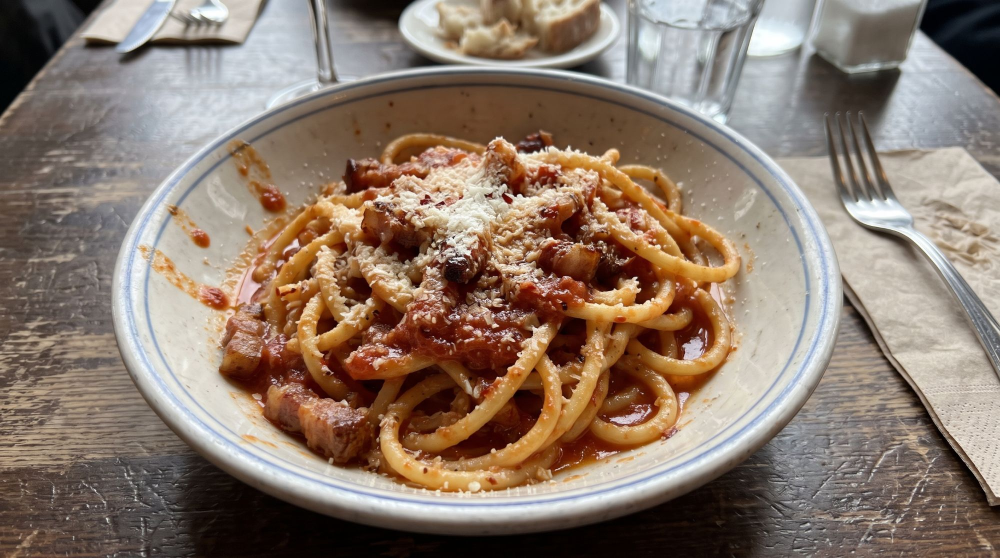
#> input picture assets/food/h-amatriciana-original.jpg, 2000 x 1116 px (shown at 1/2 size); its folder holds 4 pictures in this run
$ python make-images.py
#> lines starting #> are read from the running program, lines starting #| are printed output that depends on the picture
"""Builds the public site's images from the originals in assets/food and the logo.
Usage: python3 site/tools/make-images.py <dist-folder>   (needs Pillow: pip install pillow)
Per recipe: og/<id>.jpg 1200x630 (social previews), 4x3/<id>.webp 1200x900, 1x1/<id>.webp 1080x1080 (Google rich results).
Also icons: favicon.ico, favicon-32.png, apple-touch-icon.png (180), icon-192.png, icon-512.png, logo.png."""
import os, sys, glob
from PIL import Image, ImageDraw

ROOT = os.path.abspath(os.path.join(os.path.dirname(__file__), "..", ".."))
DIST = os.path.abspath(sys.argv[1] if len(sys.argv) > 1 else os.path.join(ROOT, "site", "dist"))
FOOD = os.path.join(ROOT, "assets", "food")
PURPLE = (164, 140, 244)

def crop(im, ratio):
    w, h = im.size
    if w / h > ratio: nw = round(h * ratio); x = (w - nw) // 2; return im.crop((x, 0, x + nw, h))
    nh = round(w / ratio); y = (h - nh) // 2; return im.crop((0, y, w, y + nh))

def recipes():
    for f in sorted(glob.glob(os.path.join(FOOD, "*-original.jpg"))):
        yield os.path.basename(f)[: -len("-original.jpg")], f

def main():
    for sub in ("og", "4x3", "1x1"): os.makedirs(os.path.join(DIST, "img", sub), exist_ok=True)
    n = 0
    for rid, src in recipes():
        im = Image.open(src).convert("RGB")
#> im is the input picture: PIL image 2000x1116 RGB; mean R, G, B 139.6, 121.2, 107.5
        crop(im, 1200 / 630).resize((1200, 630), Image.LANCZOS).save(os.path.join(DIST, "img", "og", rid + ".jpg"), "JPEG", quality=82, optimize=True, progressive=True)
#> in crop, `return im.crop((0, y, w, y + nh))`:
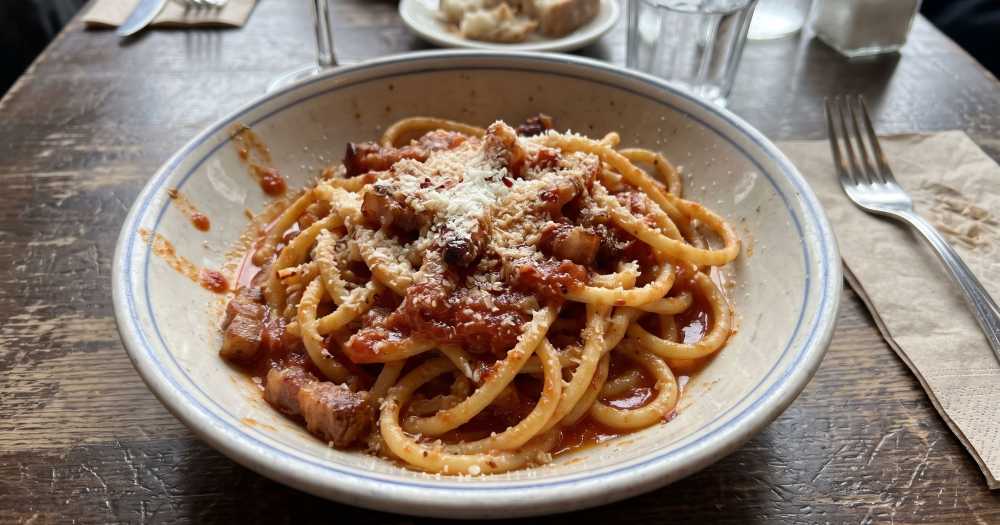
#> returned value: PIL image 2000x1050 RGB (shown at 1/2 size); mean R, G, B 142.5, 123.2, 108.9
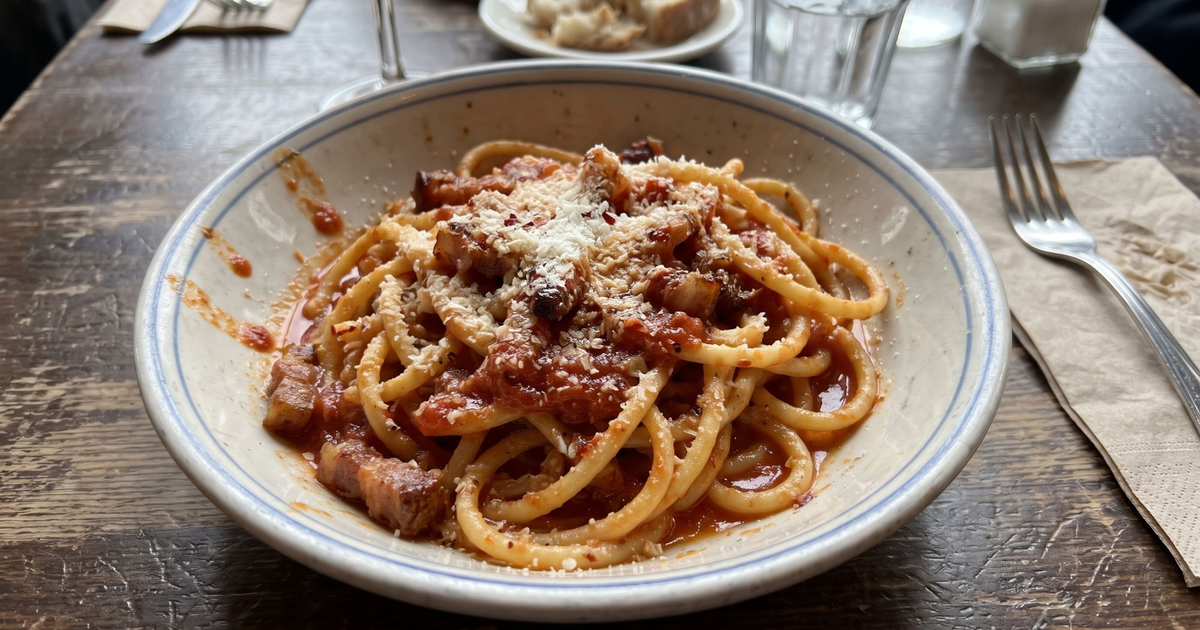
#> saved as h-amatriciana.jpg: PIL image 1200x630 RGB; mean R, G, B 142.5, 123.2, 108.9
        crop(im, 4 / 3).resize((1200, 900), Image.LANCZOS).save(os.path.join(DIST, "img", "4x3", rid + ".webp"), "WEBP", quality=78, method=6)
#> call 2 of crop, with ratio = 1.33
#> in crop (call 2), `return im.crop((x, 0, x + nw, h))`:
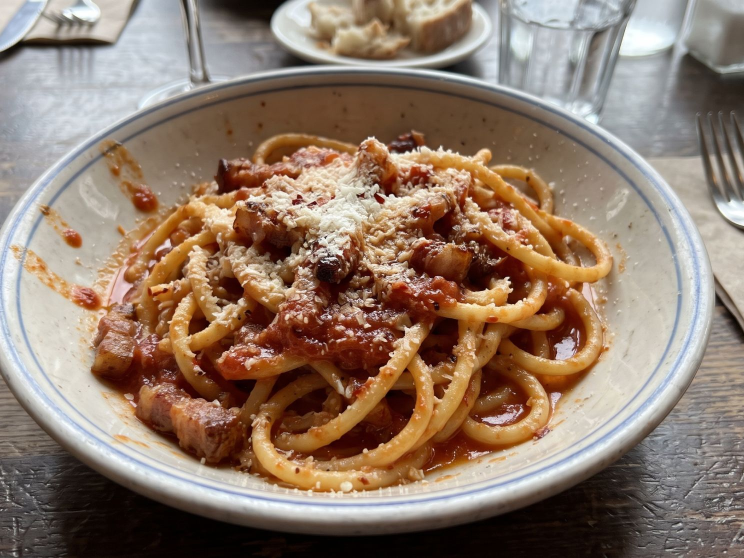
#> returned value: PIL image 1488x1116 RGB (shown at 1/2 size); mean R, G, B 143.4, 121.8, 105.7
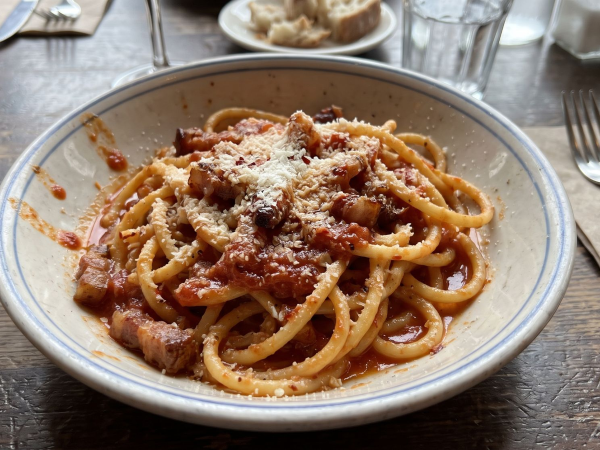
#> saved as h-amatriciana.webp: PIL image 1200x900 RGB (shown at 1/2 size); mean R, G, B 143.4, 121.8, 105.8
        sq = crop(im, 1); s = min(1080, sq.size[0])
#> call 3 of crop, with ratio = 1
#> in crop (call 3), `return im.crop((x, 0, x + nw, h))`:
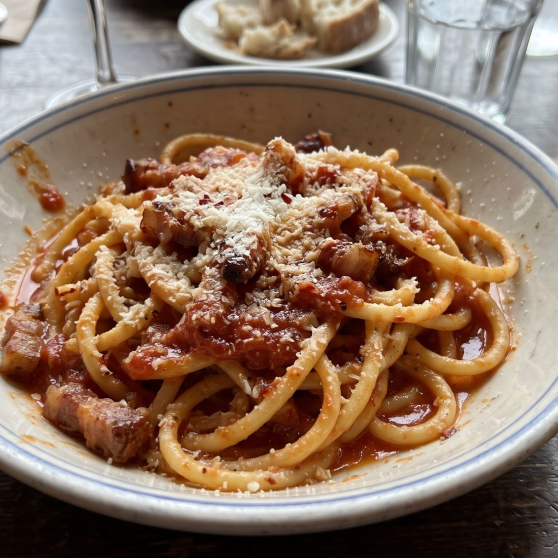
#> returned value: PIL image 1116x1116 RGB (shown at 1/2 size); mean R, G, B 139.9, 112.3, 92.1
#> after `s = min(1080, sq.size[0])`: s = 1080
        sq.resize((s, s), Image.LANCZOS).save(os.path.join(DIST, "img", "1x1", rid + ".webp"), "WEBP", quality=78, method=6)
        n += 1
#> pass 2 of the loop in main, `for rid, src in recipes():`:
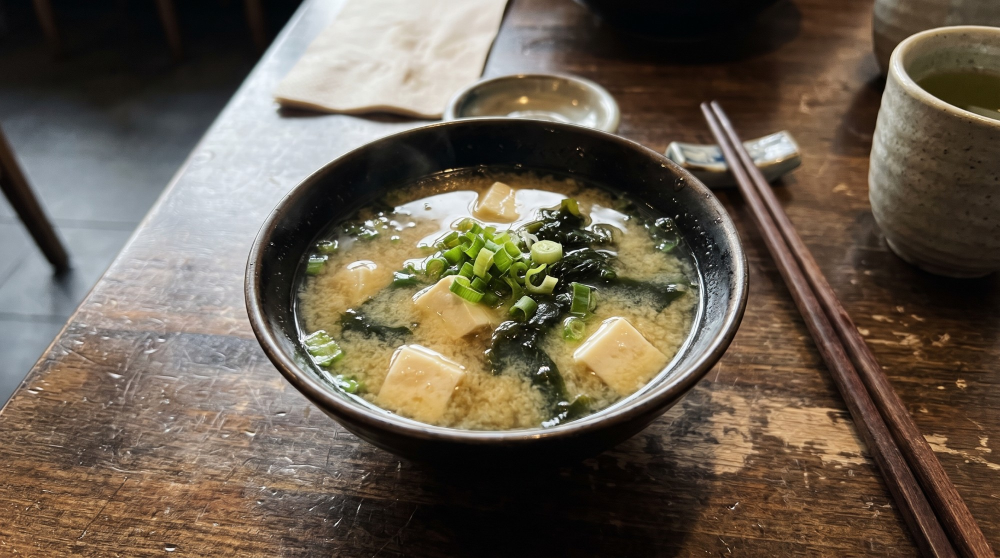
#> input picture assets/food/h-miso-original.jpg, 2000 x 1116 px (shown at 1/2 size)
#> in main, im is the input picture: PIL image 2000x1116 RGB; mean R, G, B 104.1, 92.9, 78.6
#> in main, `crop(im, 4 / 3).resize((1200, 900), Image.LANCZOS).save(os.path.join(D..`:
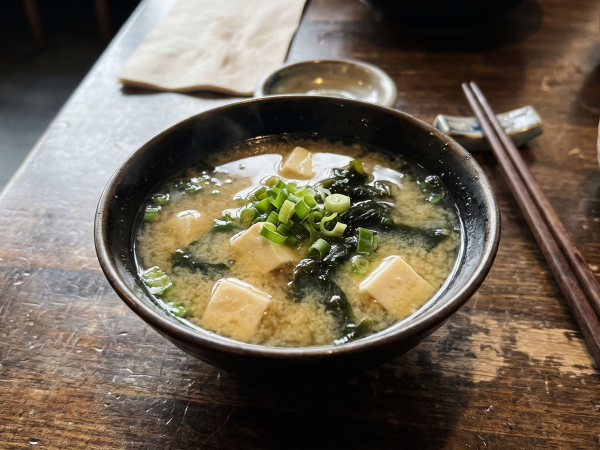
#> saved as h-miso.webp: PIL image 1200x900 RGB (shown at 1/2 size); mean R, G, B 109.3, 98.5, 83
#> in crop (call 6), `return im.crop((x, 0, x + nw, h))`:
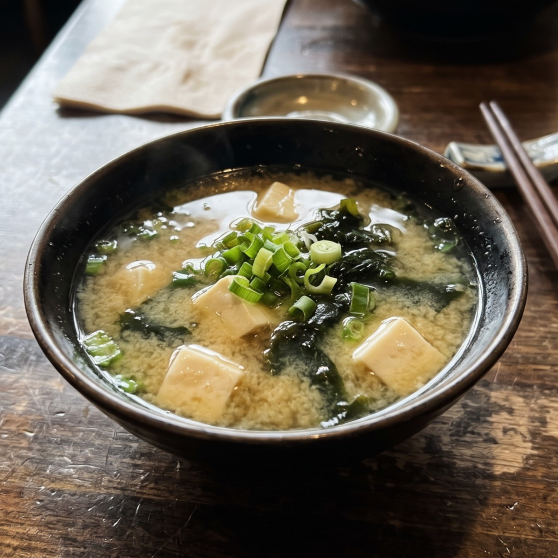
#> returned value: PIL image 1116x1116 RGB (shown at 1/2 size); mean R, G, B 107.5, 99, 82.6
#> pass 3 of the loop in main, `for rid, src in recipes():`:
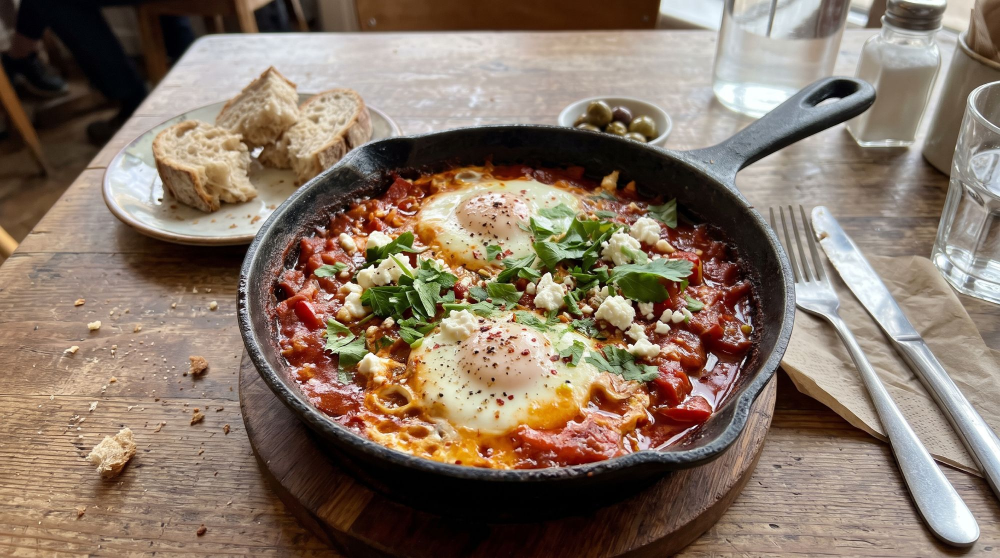
#> input picture assets/food/h-shakshuka-original.jpg, 2000 x 1116 px (shown at 1/2 size)
#> in main, im is the input picture: PIL image 2000x1116 RGB; mean R, G, B 134.4, 116.7, 101.5
#> in main, `crop(im, 4 / 3).resize((1200, 900), Image.LANCZOS).save(os.path.join(D..`:
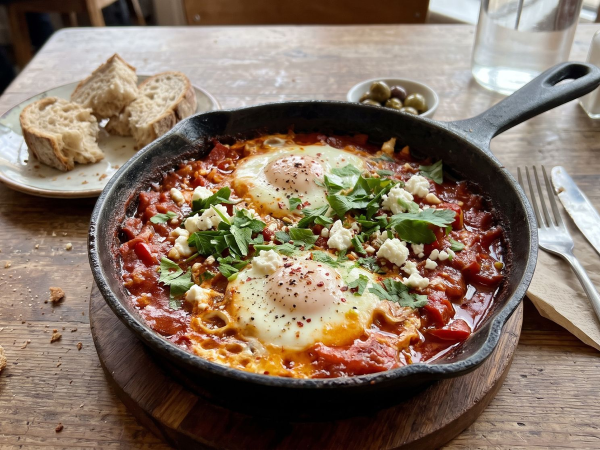
#> saved as h-shakshuka.webp: PIL image 1200x900 RGB (shown at 1/2 size); mean R, G, B 133.1, 114.5, 98.4
#> in crop (call 9), `return im.crop((x, 0, x + nw, h))`:
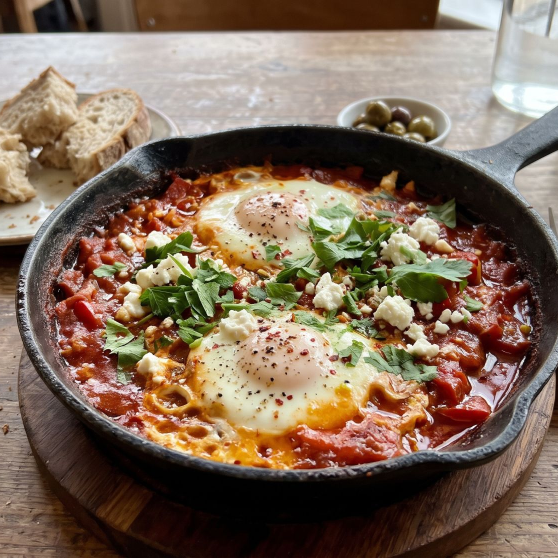
#> returned value: PIL image 1116x1116 RGB (shown at 1/2 size); mean R, G, B 128.1, 107.7, 89.9
#> the loop made 4 passes; the first 3 are shown
#> (the run stopped early here; a loop or call above may not have finished)
